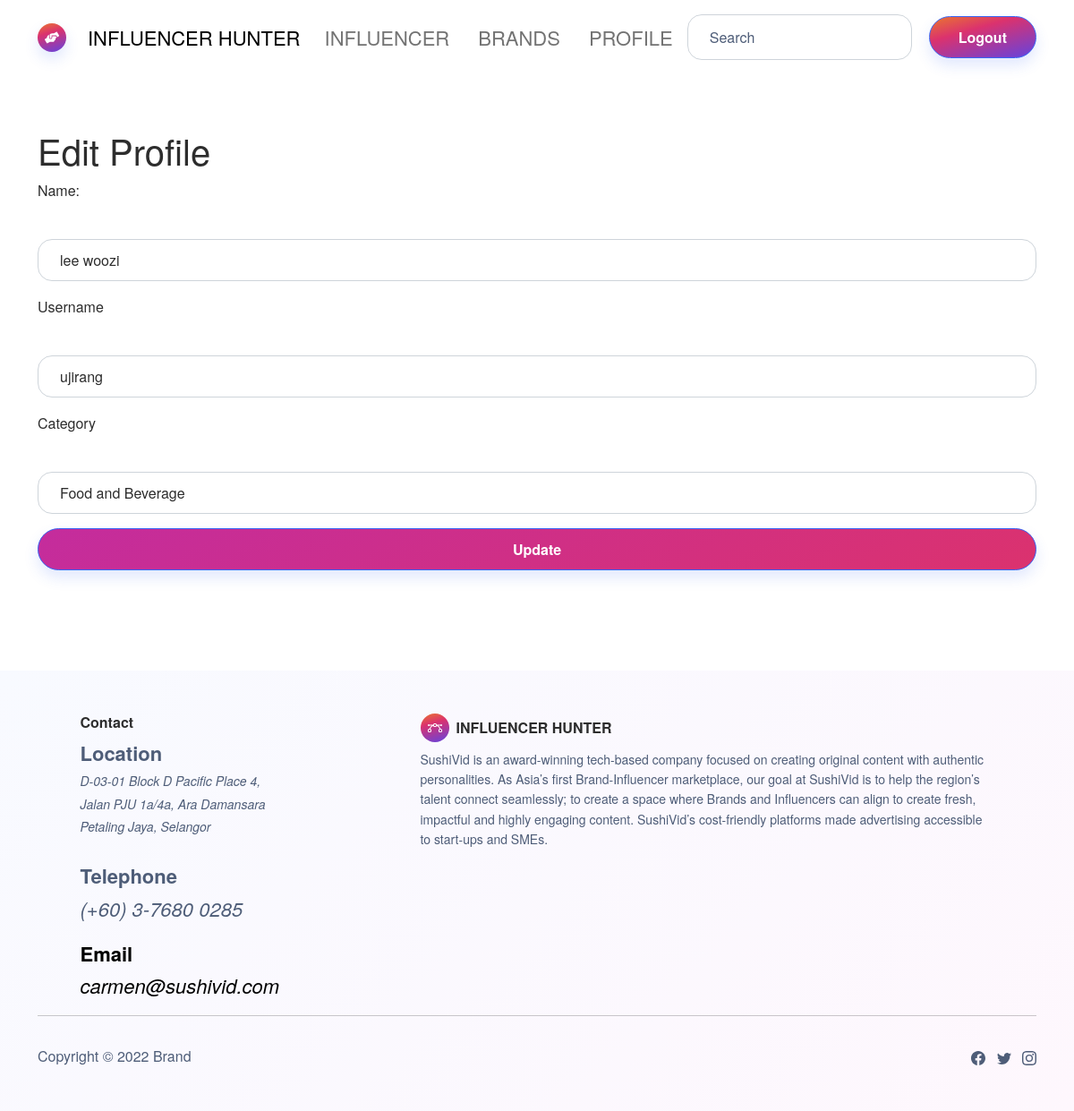
Screenshot of /edit_profile (signed in) with the database file from the repository.
### app/models.py (models this page shows, shortened)
class Users(db.Model, Base, UserMixin):
    id              = db.Column(db.Integer, primary_key=True)
    email           = db.Column(db.String(100), unique=True, nullable=False)
    password_hash   = db.Column(db.String(150))
    name            = db.Column(db.String(100), nullable=False)
    username        = db.Column(db.String(100), unique=True, nullable=False)
    category        = db.Column(db.Integer, db.ForeignKey('category.id'))
    evaluation      = db.relationship('Evaluation', backref='author', lazy='dynamic')
    __mapper_args__ = {
        'polymorphic_identity':'users'
    }

class Category(db.Model):
    id      = db.Column(db.Integer, primary_key=True)
    catg    = db.Column(db.String)
    users   = db.relationship('Users')

### app/routes.py (the view)
@app.route('/edit_profile', methods=['GET', 'POST'])
@login_required
def edit_profile():
    categories = Category.query.all()
    ctg_list = [(i.id, i.catg) for i in categories]
    form = EditProfileForm()
    form.category.choices = ctg_list
    if form.validate_on_submit():
        current_user.name = form.name.data
        current_user.username = form.username.data
        current_user.category = form.category.data
        db.session.commit()
        flash('Your changes have been saved.')
        return redirect(url_for('edit_profile'))
    elif request.method == 'GET':
        form.name.data = current_user.name
        form.username.data = current_user.username
        form.category.data = current_user.category
        catid = current_user.category
        yes = Category.query.filter_by(id=catid).first_or_404()
        form.category.data = yes.catg
    return render_template('edit_profile.html', title='Edit Profile', form=form, catgs=categories)

### app/forms.py
class EditProfileForm(FlaskForm):
    name     = StringField('Name', validators=[DataRequired()])
    username = StringField('Username', validators=[DataRequired()])
    category = SelectField('Category', validators=[DataRequired()])
    submit   = SubmitField('Submit')

class SearchForm(FlaskForm):
    searched = StringField('Searched', validators=[DataRequired()])
    submit = SubmitField('submit')

### app/models.py (called while the page is built)
@login.user_loader
def load_user(id):
    return Users.query.get(int(id))

### app/routes.py (called while the page is built)
@app.context_processor
def base():
    form = SearchForm()
    return dict(form=form)

### app/templates/edit_profile.html (shortened to what this page needs)
{% extends "layout.html" %}
{% block content %}
    <section class="py-5 mt-5">
        <div class="container py-5">
            <h1>Edit Profile
            </h1>
            <form action="" method="post">
                <div class="mb-3">
                    <p>Name:</p><br>
                    {{ form.name(class="form-control", type="text") }}
                </div>
                <div class="mb-3">
                    <p>Username</p><br>
                    {{ form.username(class="form-control", type="text") }}
                </div>
                <div class="mb-3">
                    <p>Category</p><br>
                    <select name="category" data-live-search="true" id="category" class="form-control" title="Category">
                        <option value="{{form.category.data}}">{{form.category.data}}</option>
                    </select>
                </div>
                <div class="mb-3">
                    <button class="btn btn-primary shadow d-block w-100" type="submit"
                        style="background: linear-gradient(-28deg, #db326e, #c42c9d), #db326e;">Update</button>
                </div>
            </form>
        </div>
    </section>
{% endblock %}

### rows the page displays
Users: name "lee woozi", username "ujirang"
Category: category "Food and Beverage"
